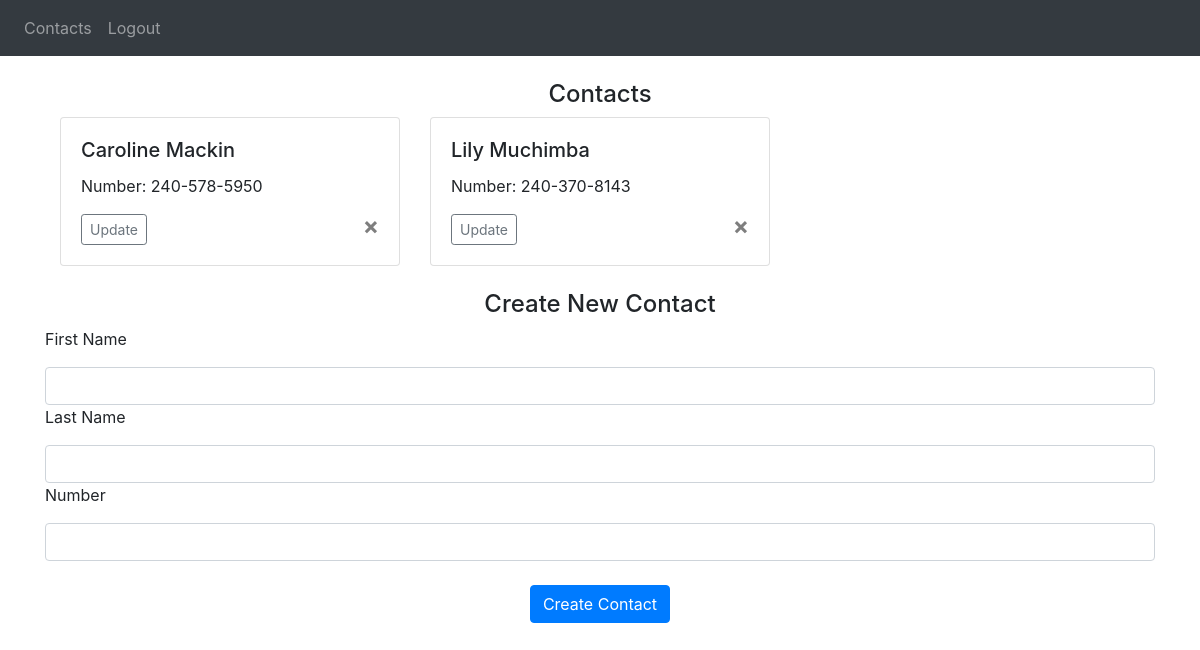
Page / (signed in) on the earlier database version.
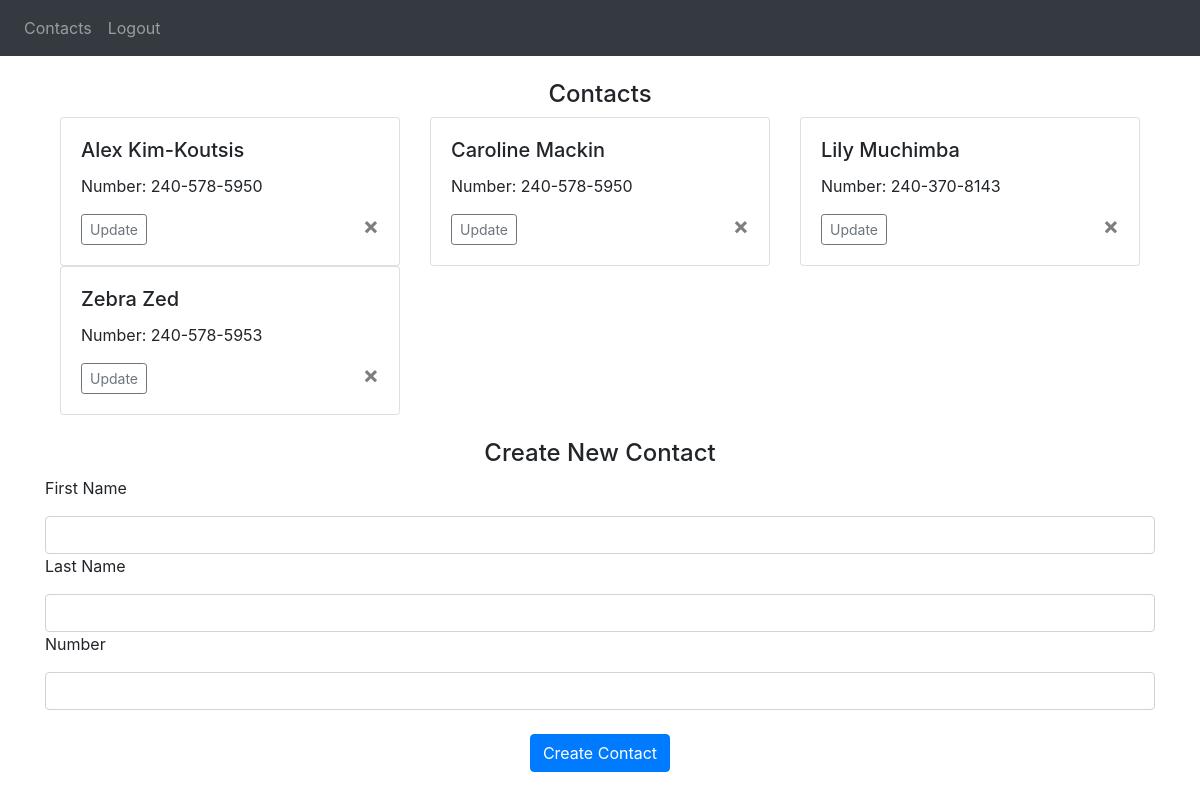
Same page on the later database version.
### Website/models.py (models this page shows)
class Contact(db.Model):
    id = db.Column(db.Integer, primary_key = True)
    first_name = db.Column(db.String(150))
    last_name = db.Column(db.String(150))
    number = db.Column(db.String(150))
    date = db.Column(db.DateTime(timezone = True),default = func.now())
    user_id = db.Column(db.Integer, db.ForeignKey('user.id'))

### Website/views.py (the view, shortened to what this page needs)
@views.route("/",methods=['GET', 'POST'])
@login_required
def contactlist():
    return render_template("contactlist.html", user = current_user)

### Website/__init__.py (called while the page is built)
def create_app():
    app = Flask(__name__)
    app.config['SECRET_KEY'] = 'fhdgwefgifuejukf'
    app.config['SQLALCHEMY_DATABASE_URI'] = f'sqlite:///{DB_NAME}'
    db.init_app(app)
    from .views import views
    from .auth import auth
    app.register_blueprint(views, url_prefix='/')
    app.register_blueprint(auth, url_prefix='/')
    from .models import User, Contact
    create_database(app)
    login_manager = LoginManager()
    login_manager.login_view = 'auth.login'
    login_manager.init_app(app)
    @login_manager.user_loader
    def load_user(id):
        return User.query.get(int(id))
    return app

### Website/templates/contactlist.html (shortened to what this page needs)
{%extends "base.html" %}{% block title %}Contacts{% endblock %}{% block content %}
<br/>
<h4 align="center">Contacts</h4>
<div class="container">
  <div class="row">
    {% for contact in user.contacts|sort(attribute='first_name') %}
    <div class="col-md-4">
      <div class="card">
        <div class="card-body">
          <h5 class="card-title">{{ contact.first_name }} {{ contact.last_name }}</h5>
          <p class="card-text">Number: {{ contact.number }}</p>
          <button type = "button" class="close" onClick ="deleteContact({{ contact.id }})">
            <span aria-hidden="true">&times;</span>
          </button>
          <a href="/update/{{contact.id}}" class="btn btn-outline-secondary btn-sm">Update</a>
        </div>
      </div>
    </div>
    {% endfor %}
  </div>
</div>
<br/>
<h4 align = "center">Create New Contact</h4>
<form method = "POST">
    <p>First Name</p>
    <input name = "first_name" id="first_name" class = "form-control"/>
    <p>Last Name</p>
    <input name = "last_name" id="last_name" class = "form-control"/>
    <p>Number</p>
    <input name = "number" id="number" class = "form-control"/>
    <br/>
    <div align = "center">
        <button type="submit" class = "btn btn-primary">Create Contact</button>
    </div>
</form>
{% endblock %}

### Website/templates/base.html (shortened to what this page needs)
<!DOCTYPE html>
<html>
    <head>
        <link
      rel="stylesheet"
      href="https://stackpath.bootstrapcdn.com/bootstrap/4.4.1/css/bootstrap.min.css"
        />
        <link
      rel="stylesheet"
      href="https://stackpath.bootstrapcdn.com/font-awesome/4.7.0/css/font-awesome.min.css"
        />
    </head>
    <body>
        <nav class="navbar navbar-expand-lg navbar-dark bg-dark">
            <div class="collapse navbar-collapse">
                <div class="navbar-nav">
                    {% if user.is_authenticated %}
                    <a class="nav-item nav-link" id="home" href="/">Contacts</a>
                    <a class="nav-item nav-link" id="logout" href="/logout">Logout</a>
                    {% else %}
                    <a class="nav-item nav-link" id="login" href="/login">Login</a>
                    <a class="nav-item nav-link" id="signUp" href="/signup">Sign Up</a>
                    {% endif %}
                </div>
            </div>
        </nav>
        <div class ="container">
            {% block content %}
            {% endblock %}
        </div>
    </body>
</html>

Differences in the rows shown:
added Contact: first_name "Alex", last_name "Kim-Koutsis", number "240-578-5950"
added Contact: first_name "Zebra", last_name "Zed", number "240-578-5953"
